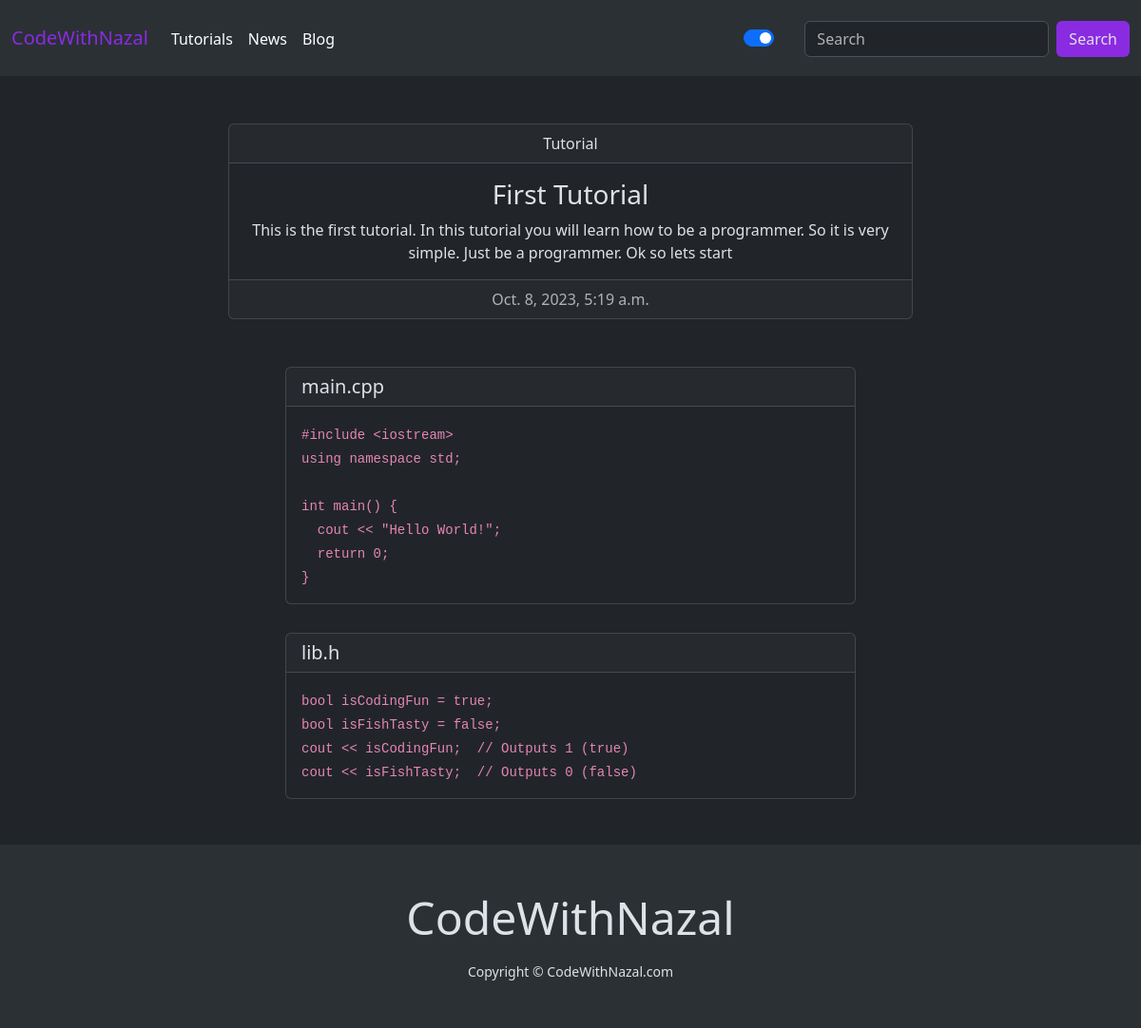
Screenshot of /code/First Tutorial with the database file from the repository.
### Tuturials/models.py (models this page shows, shortened)
class Tutorial(models.Model):
    title = models.CharField(max_length=100)
    description = models.TextField(null=True, blank=True, max_length=200)
    thumbnail = models.ImageField(upload_to="images/",default="images/Projectile Shooter.png")
    created_at = models.DateTimeField(auto_now_add=True)

class TutorialSourceCode(models.Model):
    tutorial = models.ForeignKey(Tutorial, on_delete=models.CASCADE)
    code_file_name = models.CharField(max_length=30, null=True, blank=True)
    code = models.TextField(null=True, blank=True)

### Tuturials/views.py (the view)
# urls.py: path('code/<str:tutorial_title>', views.source_code, name='source-code'),
def source_code(request, tutorial_title):
    is_superuser = request.user.is_superuser
    tutorial = get_object_or_404(Tutorial, title=tutorial_title)
    source_codes = tutorial.tutorialsourcecode_set.all()
    return render(request, 'source_code.html', {'tutorial': tutorial, 'is_superuser':is_superuser, 'source_codes': source_codes})

### Tuturials/templates/source_code.html (shortened to what this page needs)
{% extends 'base.html' %}
{% block content %}
<div class="card text-center" id="introduction">
    <div class="card-header">
      Tutorial
    </div>
    <div class="card-body">
      <h3 class="card-title">{{tutorial.title}}</h3>
      <p class="card-text">{{tutorial.description}}</p>
    </div>
    <div class="card-footer text-body-secondary">
      {{tutorial.created_at}}
    </div>
</div>
<div id="main">
    {% for source_code in source_codes %}
        <div class="card" style="margin-top: 30px;">
            <h5 class="card-header">{{source_code.code_file_name}}</h5>
            <div class="card-body">
            <code style="white-space: pre-wrap;">{{source_code.code}}</code>
            </div>
        </div>
    {% endfor %}
</div>
{% endblock %}

### Tuturials/templates/source_code.html (style rules this page uses)
#introduction { width: 60%; margin: 0 auto; margin-top: 50px; }
#main { width: 50%; margin: 0 auto; margin-top: 50px; }

### rows the page displays
Tutorial: title "First Tutorial", description "This is the first tutorial. In this tutorial you will learn how to be a programmer. So it is very simple. Just be a programmer. Ok so lets start", created_at "Oct. 8, 2023, 5:19 a.m."
TutorialSourceCode: code_file_name "main.cpp", code "#include <iostream> using namespace std; int main() { cout << \"Hello World!\"; return 0; }"
TutorialSourceCode: code_file_name "lib.h", code "bool isCodingFun = true; bool isFishTasty = false; cout << isCodingFun; // Outputs 1 (true) cout << isFishTasty; // Outputs 0 (false)"
